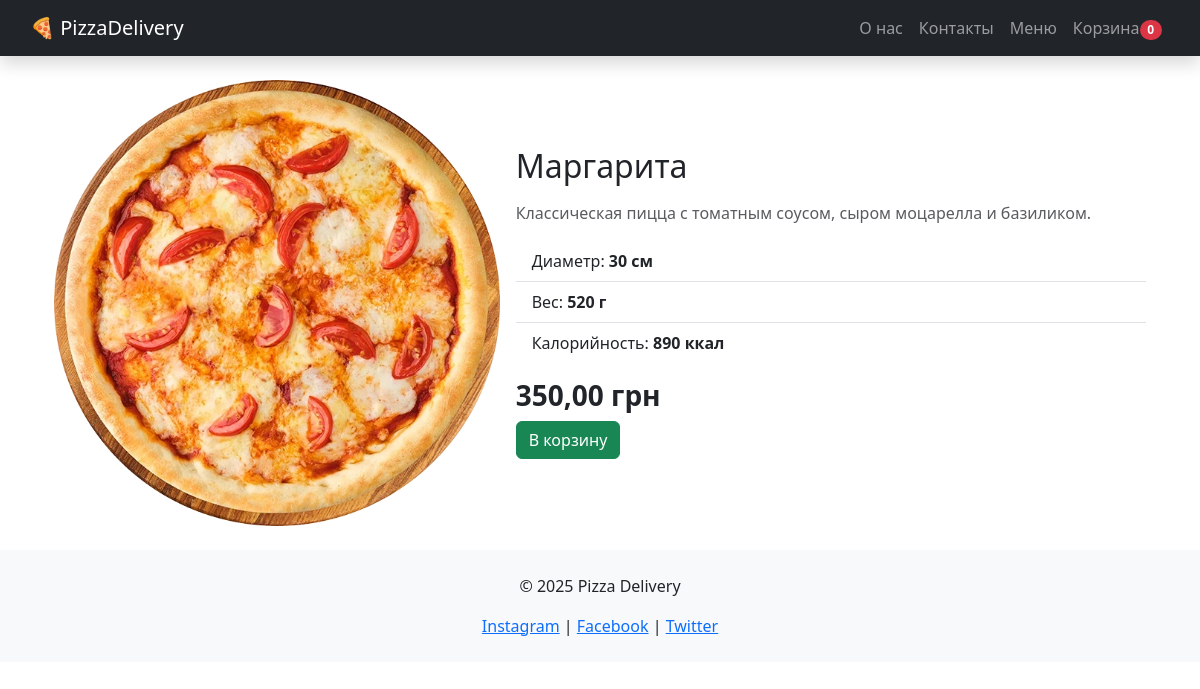
/menu/78/, run on the app's committed database.
### menu/models.py (models this page shows, shortened)
class Product(models.Model):
    category = models.ForeignKey(Category, on_delete=models.CASCADE, related_name="products")
    name = models.CharField(max_length=100)
    description = models.TextField()
    price = models.DecimalField(max_digits=6, decimal_places=2)
    image = models.ImageField(upload_to="products/", blank=True, null=True)
    weight = models.PositiveIntegerField(null=True, blank=True)
    diameter = models.PositiveIntegerField(null=True, blank=True)
    calories = models.PositiveIntegerField(null=True, blank=True)

### menu/views.py (the view)
# urls.py: path('menu/<int:pk>/', views.menu_detail, name="menu_detail"),
def menu_detail(request, pk):
    product = get_object_or_404(Product, pk=pk)
    return render(request, "menu/menu_detail.html", {"product": product})

### menu/templatetags/cart_tags.py (called while the page is built)
@register.filter
def dict_total_quantity(cart):
    if not cart:
        return 0
    return sum(item.get("quantity", 0) for item in cart.values())

### menu/templates/menu/menu_detail.html (shortened to what this page needs)
{% extends "menu/base.html" %}
{% block content %}
<div class="container mt-4">
    <div class="row g-3 align-items-center">
        <div class="col-md-5">
            {% if product.image %}
                <img src="{{ product.image.url }}" class="img-fluid rounded" alt="{{ product.name }}">
            {% else %}
                <img src="https://via.placeholder.com/450" class="img-fluid rounded" alt="Нет изображения">
            {% endif %}
        </div>
        <div class="col-md-7">
            <h2 class="mb-3">{{ product.name }}</h2>
            <p class="text-muted">{{ product.description }}</p>
            <ul class="list-group list-group-flush mb-3">
                {% if product.diameter %}
                <li class="list-group-item">Диаметр: <strong>{{ product.diameter }} см</strong></li>
                {% endif %}
                {% if product.weight %}
                <li class="list-group-item">Вес: <strong>{{ product.weight }} г</strong></li>
                {% endif %}
                {% if product.calories %}
                <li class="list-group-item">Калорийность: <strong>{{ product.calories }} ккал</strong></li>
                {% endif %}
            </ul>
            <h3 class="fw-bold">{{ product.price }} грн</h3>
            <form action="{% url 'cart_add' product.id %}"
                method="POST"
                data-hx-post="{% url 'cart_add' product.id %}"
                data-hx-target="#cart-count"
                data-hx-swap="outerHTML">
                <button type="submit" class="btn btn-success">В корзину</button>
            </form>
        </div>
    </div>
</div>
{% endblock %}

### menu/static/menu/css/style.css (style rules this page uses)
html { scroll-behavior: smooth; }

### data on the page
Product: image (picture), name "Маргарита", description "Классическая пицца с томатным соусом, сыром моцарелла и базиликом.", diameter "30", weight "520", calories "890", price "350,00"

### other printed values
{{ request.session.cart|dict_total_quantity }} "0"
